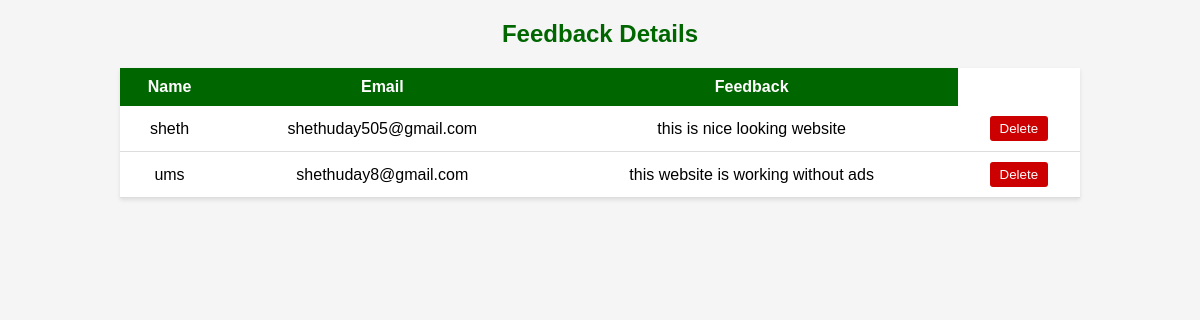
The app's page /admin/feedback.php with its own data.
### tables this page shows
CREATE TABLE `feedback` (
  `name` varchar(255) NOT NULL,
  `email` varchar(255) NOT NULL,
  `feedback` varchar(255) NOT NULL
);

### admin/feedback.php (the view, shortened to what this page needs)
<?php
$user = 'root';
$password = '';
$database = 'iv';
$servername='localhost';
$mysqli = new mysqli($servername, $user, $password, $database);
$sql = " SELECT * FROM feedback";
$result = $mysqli->query($sql);
?>
<!DOCTYPE html>
<html lang="en">
<head>
</head>
<body>
	<section>
		<h1>Feedback Details</h1>
		<table>
			<tr>
				<th>Name</th>
				<th>Email</th>
				<th>Feedback</th>
			</tr>
			<?php
				while($rows=$result->fetch_assoc())
				{
			?>
			<tr>
				<td><?php echo $rows['name'];?></td>
				<td><?php echo $rows['email'];?></td>
                <td><?php echo $rows['feedback'];?></td>
				<td>
                        <form method="post">
                            <button type="submit" name="delete">Delete</button>
                        </form>
                    </td>
			</tr>
			<?php
				}
			?>
		</table>
</body>
</html>

### admin/feedback.php (style rules this page uses)
body { font-family: Arial, sans-serif; margin: 0; padding: 0; background-color: #f5f5f5; }
h1 { text-align: center; color: #006600; font-size: 24px; margin-top: 20px; }
table { width: 80%; margin: 20px auto; border-collapse: collapse; background-color: #fff; box-shadow: 0 2px 4px rgba(0, 0, 0, 0.1); }
th, td { padding: 10px; text-align: center; }
th { background-color: #006600; color: white; }
td { border-bottom: 1px solid #ddd; }
button { background-color: #cc0000; color: white; border: none; padding: 5px 10px; border-radius: 3px; cursor: pointer; }

### records on screen
feedback: name "sheth", email "shethuday505@gmail.com", feedback "this is nice looking website"
feedback: name "ums", email "shethuday8@gmail.com", feedback "this website is working without ads"
